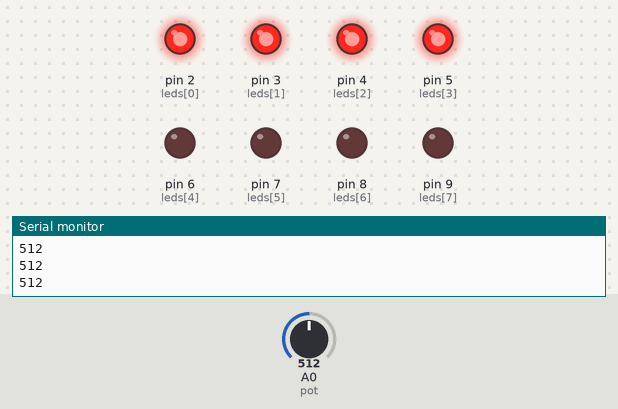
Simulated run of this sketch. Board: Arduino Uno, built with avr-gcc and run on an emulated ATmega328P. On the bench: output pins drawn as LEDs (lit = HIGH), the last lines printed to the serial monitor. The test bench sets the inputs (shaded band); at power-on: A0 (pot) = 512.

Above: at 1.2 s.
1.3 s: A0 (pot) set to 629
2.8 s: A0 (pot) set to 648
At 4.0 s:
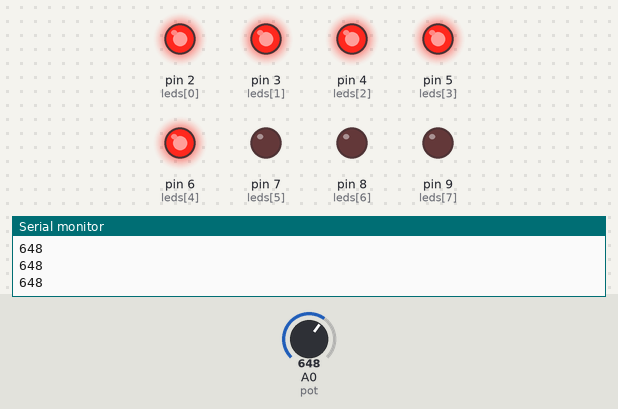
4.3 s: A0 (pot) set to 511
At 5.5 s:
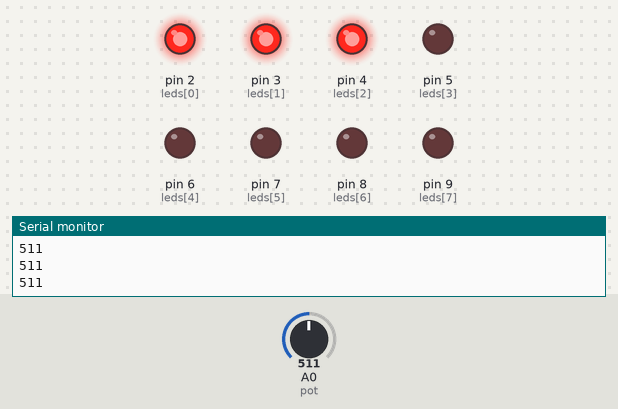
5.8 s: A0 (pot) set to 393
7.3 s: A0 (pot) set to 373
At 8.2 s:
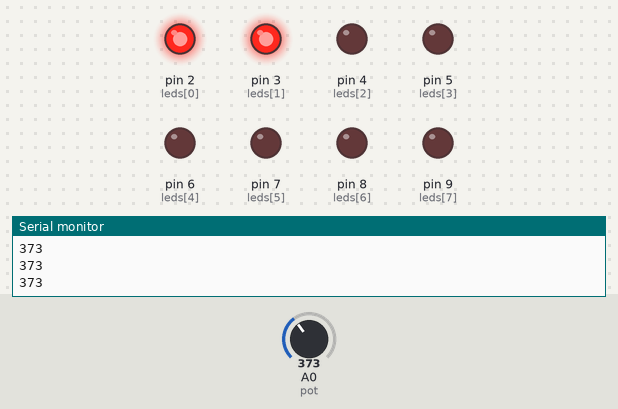
8.8 s: A0 (pot) set to 716
At 9.7 s:
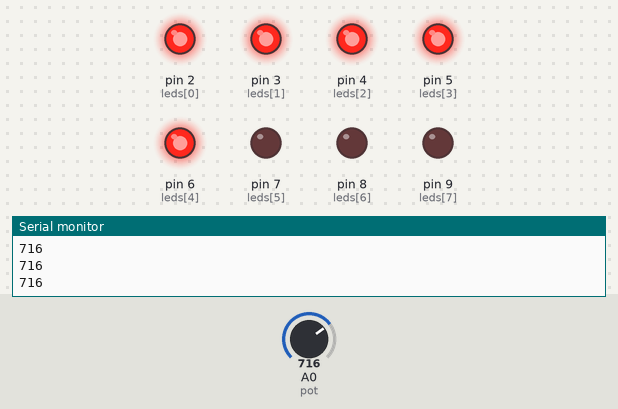
Timing chart, 0 to 11.3 s (numbered marks = the images above; inputs shaded):
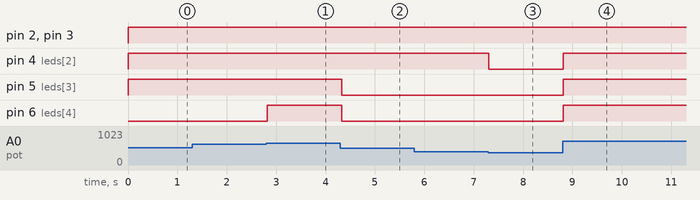

Measured:
- the behaviour switches between 639 and 640 on A0 (pot) (found by bisection; images 0 and 1)
- the behaviour switches between 384 and 383 on A0 (pot) (found by bisection; images 2 and 3)
- after the input at 2.8 s, pin 6 (leds[4]): LOW → HIGH at once
- after the input at 4.3 s, pin 5 (leds[3]), pin 6 (leds[4]): HIGH → LOW at once
- after the input at 7.3 s, pin 4 (leds[2]): HIGH → LOW at once
- after the input at 8.8 s, pin 4 (leds[2]), pin 5 (leds[3]), pin 6 (leds[4]): LOW → HIGH at once

The sketch:

sketch.ino
```cpp
// Quantidade de LEDs
const int numLEDs = 8;

// Pinos dos LEDs
int leds[] = {2, 3, 4, 5, 6, 7, 8, 9};

// Pino do potenciômetro
const int pot = A0;

void setup() {
  for (int i = 0; i < numLEDs; i++) {
    pinMode(leds[i], OUTPUT);
  }
  Serial.begin(9600);
}

void loop() {
  int valor = analogRead(pot); // lê 0-1023 do potenciômetro
  Serial.println(valor);

  // Converte leitura para quantidade de LEDs acesos
  int ledsAcender = map(valor, 0, 1023, 0, numLEDs);

  for (int i = 0; i < numLEDs; i++) {
    if (i < ledsAcender) {
      digitalWrite(leds[i], HIGH);
    } else {
      digitalWrite(leds[i], LOW);
    }
  }

  delay(50); // atualiza rápido
}
```
